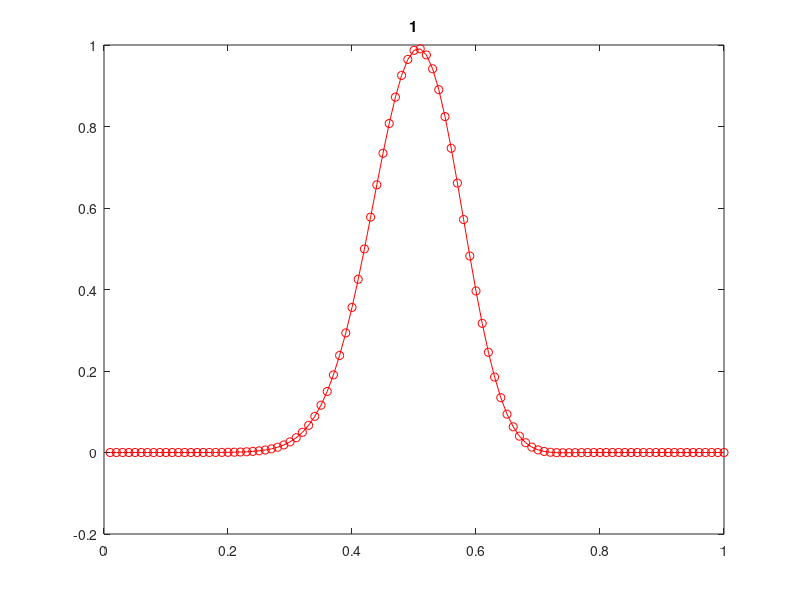

The MATLAB script that drew this image:
clear

c = 1;
tau = 0.005;
h = 0.01;

x = h:h:1; %had to get rid of vector zero
m = length(x);

% wavefunction moves by some distance c*tau, this is one loop through the
% system
steps = round(1/abs(c*tau));

D =     diag(ones(m-1,1),+1);
D = D - diag(ones(m-1,1),-1);
D(m,1) = 1;  %modification for boundary conditions
D(1,m) = -1;

%update matrix:
fac = c*tau/(2*h);
%A = (eye(m) + fac*D);

% For lax method only:
%AvgMat = 0.5*abs(D);
%A = (AvgMat + fac*D);

% For Lax-Wendroff
D2 = abs(D)-2*eye(m);
newMat = c^2*tau^2/(2*h^2) * D2;
A = (eye(m) + fac*D) + newMat;


wave = exp(-100*(x-0.5).^2)'; %transposed so that we can do the matrix multiplication

for n=1:steps
    wave = A*wave;
    plot(x,wave, 'ro-')
    title(n*tau)
    drawnow
end
